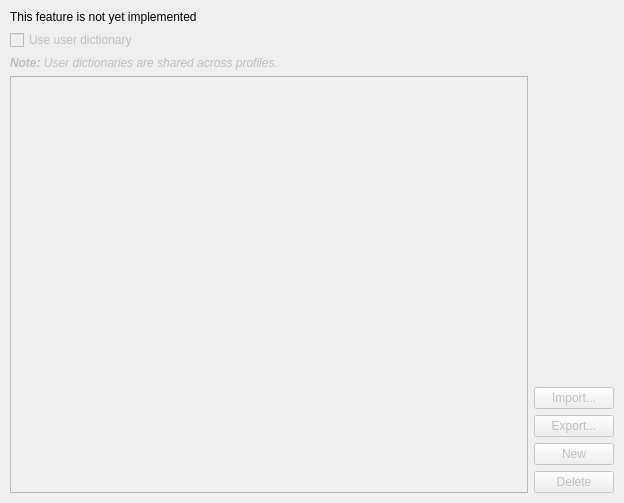
         <widget class="QWidget" name="dictionaryTabScrollContents">
          <property name="geometry">
           <rect>
            <x>0</x>
            <y>0</y>
            <width>624</width>
            <height>503</height>
           </rect>
          </property>
          <layout class="QVBoxLayout" name="dictionaryTabScrollContentsLayout">
           <property name="leftMargin">
            <number>10</number>
           </property>
           <property name="topMargin">
            <number>10</number>
           </property>
           <property name="rightMargin">
            <number>10</number>
           </property>
           <property name="bottomMargin">
            <number>10</number>
           </property>
           <item>
            <widget class="QLabel" name="userDictNotImplementedLabel">
             <property name="text">
              <string>This feature is not yet implemented</string>
             </property>
            </widget>
           </item>
           <item>
            <widget class="QCheckBox" name="useUserDict">
             <property name="enabled">
              <bool>false</bool>
             </property>
             <property name="text">
              <string>Use user dictionary</string>
             </property>
            </widget>
           </item>
           <item>
            <widget class="QLabel" name="userDictNote">
             <property name="enabled">
              <bool>false</bool>
             </property>
             <property name="font">
              <font>
               <italic>true</italic>
              </font>
             </property>
             <property name="text">
              <string>&lt;html&gt;&lt;head/&gt;&lt;body&gt;&lt;p&gt;&lt;span style=&quot; font-weight:700;&quot;&gt;Note:&lt;/span&gt; User dictionaries are shared across profiles.&lt;/p&gt;&lt;/body&gt;&lt;/html&gt;</string>
             </property>
            </widget>
           </item>
           <item>
            <layout class="QHBoxLayout" name="userDictManageGrid">
             <item>
              <widget class="QColumnView" name="userDictViewer">
               <property name="enabled">
                <bool>false</bool>
               </property>
              </widget>
             </item>
             <item>
              <layout class="QVBoxLayout" name="userDictActionsGrid">
               <item>
                <spacer name="userDictActionSpacer">
                 <property name="orientation">
                  <enum>Qt::Orientation::Vertical</enum>
                 </property>
                 <property name="sizeHint" stdset="0">
                  <size>
                   <width>20</width>
                   <height>40</height>
                  </size>
                 </property>
                </spacer>
               </item>
               <item>
                <widget class="QPushButton" name="userDictImport">
                 <property name="enabled">
                  <bool>false</bool>
                 </property>
                 <property name="text">
                  <string>Import...</string>
                 </property>
                </widget>
               </item>
               <item>
                <widget class="QPushButton" name="userDictExport">
                 <property name="enabled">
                  <bool>false</bool>
                 </property>
                 <property name="text">
                  <string>Export...</string>
                 </property>
                </widget>
               </item>
               <item>
                <widget class="QPushButton" name="userDictNewEntry">
                 <property name="enabled">
                  <bool>false</bool>
                 </property>
                 <property name="text">
                  <string>New</string>
                 </property>
                 <property name="icon">
                  <iconset theme="QIcon::ThemeIcon::ListAdd"/>
                 </property>
                </widget>
               </item>
               <item>
                <widget class="QPushButton" name="userDictDeleteEntry">
                 <property name="enabled">
                  <bool>false</bool>
                 </property>
                 <property name="text">
                  <string>Delete</string>
                 </property>
                 <property name="icon">
                  <iconset theme="QIcon::ThemeIcon::EditDelete"/>
                 </property>
                </widget>
               </item>
              </layout>
             </item>
            </layout>
           </item>
          </layout>
         </widget>
